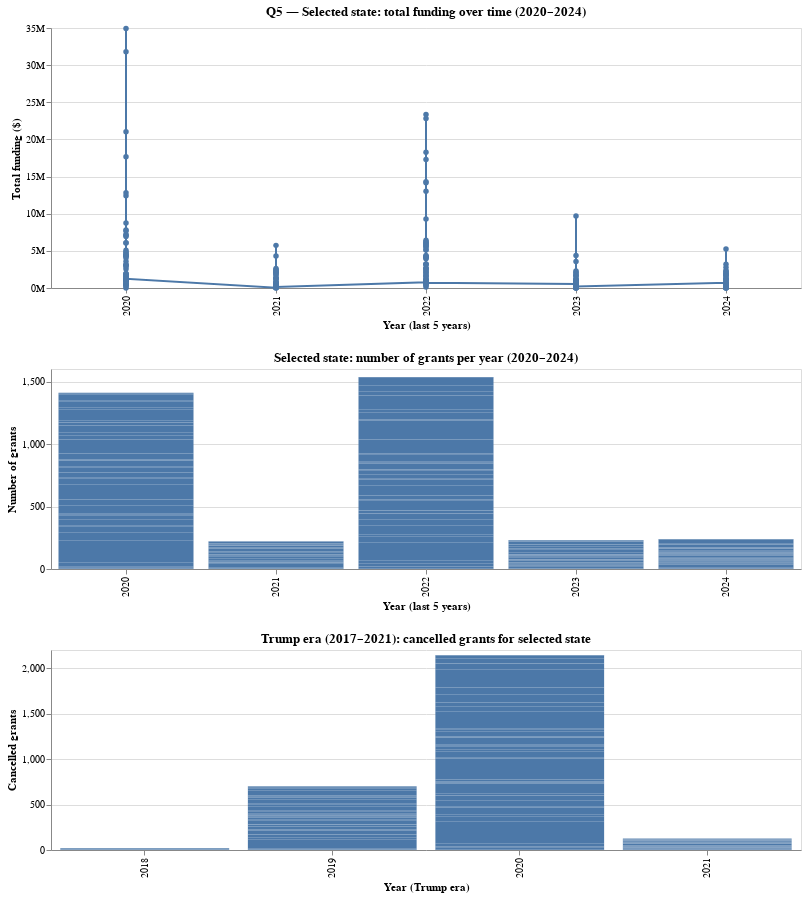

Notebook code for this chart:
### Code cell
(q5_amount_line & q5_count_bar & q5_cancelled)

### Figure 1 — Vega specification as saved in the notebook (floating-point values rounded to 4 significant figures; data arrays with more than 128 entries replaced by an {"elided": "..."} marker saying what was removed)
{"$schema": "https://vega.github.io/schema/vega/v5.json", "data": [{"name": "_server_source_0", "values": {"elided": "231 records"}}, {"name": "_server_source_1", "values": {"elided": "152 records"}}, {"name": "param_2_store"}, {"name": "source_0", "source": "_server_source_0", "transform": [{"type": "filter", "expr": "!length(data(\"param_2_store\")) || vlSelectionTest(\"param_2_store\", datum)"}, {"type": "project", "fields": ["grants_count", "state", "total_amount", "year"]}]}, {"name": "data_0", "source": "source_0", "transform": [{"type": "filter", "expr": "isValid(datum[\"total_amount\"]) && isFinite(+datum[\"total_amount\"])"}, {"type": "project", "fields": ["grants_count", "state", "total_amount", "year"]}]}, {"name": "data_1", "source": "source_0", "transform": [{"type": "stack", "field": "grants_count", "groupby": ["year"], "sort": {"field": [], "order": []}, "as": ["grants_count_start", "grants_count_end"], "offset": "zero"}, {"type": "filter", "expr": "isValid(datum[\"grants_count\"]) && isFinite(+datum[\"grants_count\"])"}, {"type": "project", "fields": ["grants_count", "grants_count_end", "grants_count_start", "state", "total_amount", "year"]}]}, {"name": "source_1", "source": "_server_source_1", "transform": [{"type": "filter", "expr": "!length(data(\"param_2_store\")) || vlSelectionTest(\"param_2_store\", datum)"}, {"type": "stack", "field": "cancelled_count", "groupby": ["year"], "sort": {"field": [], "order": []}, "as": ["cancelled_count_start", "cancelled_count_end"], "offset": "zero"}, {"type": "filter", "expr": "isValid(datum[\"cancelled_count\"]) && isFinite(+datum[\"cancelled_count\"])"}, {"type": "project", "fields": ["cancelled_amount", "cancelled_count", "cancelled_count_end", "cancelled_count_start", "state", "year"]}]}, {"name": "source_0_concat_0_x_domain_year_0", "source": "source_0", "transform": [{"type": "aggregate", "groupby": ["year"], "fields": [], "ops": [], "as": []}, {"type": "formula", "expr": "datum['year']", "as": "sort_field"}, {"type": "project", "fields": ["year"]}]}, {"name": "data_0_concat_0_x_domain_year_1", "source": "data_0", "transform": [{"type": "aggregate", "groupby": ["year"], "fields": [], "ops": [], "as": []}, {"type": "formula", "expr": "datum['year']", "as": "sort_field"}, {"type": "project", "fields": ["year"]}]}, {"name": "data_1_view_4_x_domain_year", "source": "data_1", "transform": [{"type": "aggregate", "groupby": ["year"], "fields": [], "ops": [], "as": []}, {"type": "formula", "expr": "datum['year']", "as": "sort_field"}, {"type": "project", "fields": ["year"]}]}, {"name": "source_1_view_5_x_domain_year", "source": "source_1", "transform": [{"type": "aggregate", "groupby": ["year"], "fields": [], "ops": [], "as": []}, {"type": "formula", "expr": "datum['year']", "as": "sort_field"}, {"type": "project", "fields": ["year"]}]}], "signals": [{"name": "concat_0_height", "value": 260}, {"name": "view_4_height", "value": 200}, {"name": "view_5_height", "value": 200}, {"name": "unit", "value": {}, "on": [{"events": "pointermove", "update": "isTuple(group()) ? group() : unit"}]}, {"name": "param_2_state", "value": null, "bind": {"input": "select", "options": ["AK", "AL", "AR", "AZ", "CA", "CO", "CT", "DC", "DE", "FL", "GA", "HI", "IA", "ID", "IL", "IN", "KS", "KY", "LA", "MA", "MD", "ME", "MI", "MN", "MO", "MS", "MT", "NC", "ND", "NE", "NH", "NJ", "NM", "NV", "NY", "OH", "OK", "OR", "PA", "PR", "RI", "SC", "SD", "TN", "TX", "UT", "VA", "VT", "WA", "WI", "WV", "WY"], "name": "State: "}}, {"name": "param_2", "update": "vlSelectionResolve(\"param_2_store\", \"union\", true, true)"}], "marks": [{"type": "group", "name": "concat_0_group", "encode": {"update": {"height": {"signal": "concat_0_height"}, "width": {"signal": "width"}}}, "signals": [{"name": "param_2_tuple", "update": "param_2_state !== null ? {fields: param_2_tuple_fields, values: [param_2_state]} : null"}, {"name": "param_2_tuple_fields", "value": [{"type": "E", "field": "state"}]}, {"name": "param_2_modify", "on": [{"events": {"signal": "param_2_tuple"}, "update": "modify(\"param_2_store\", param_2_tuple, true)"}]}], "marks": [{"type": "line", "name": "view_3_marks", "from": {"data": "source_0"}, "sort": {"field": "x"}, "encode": {"update": {"y": {"field": "total_amount", "scale": "concat_0_y"}, "stroke": {"value": "#4c78a8"}, "x": {"field": "year", "scale": "concat_0_x"}, "defined": {"signal": "isValid(datum[\"total_amount\"]) && isFinite(+datum[\"total_amount\"])"}, "tooltip": {"signal": "{\"state\": isValid(datum[\"state\"]) ? datum[\"state\"] : \"\"+datum[\"state\"], \"year\": isValid(datum[\"year\"]) ? datum[\"year\"] : \"\"+datum[\"year\"], \"Total funding ($)\": format(datum[\"total_amount\"], \",.0f\"), \"Number of grants\": format(datum[\"grants_count\"], \"\")}"}}}, "style": ["line"], "interactive": true}, {"type": "symbol", "name": "concat_0_layer_1_marks", "from": {"data": "data_0"}, "encode": {"update": {"fill": {"value": "#4c78a8"}, "x": {"field": "year", "scale": "concat_0_x"}, "opacity": {"value": 1}, "y": {"field": "total_amount", "scale": "concat_0_y"}, "tooltip": {"signal": "{\"state\": isValid(datum[\"state\"]) ? datum[\"state\"] : \"\"+datum[\"state\"], \"year\": isValid(datum[\"year\"]) ? datum[\"year\"] : \"\"+datum[\"year\"], \"Total funding ($)\": format(datum[\"total_amount\"], \",.0f\"), \"Number of grants\": format(datum[\"grants_count\"], \"\")}"}}}, "style": ["point"], "interactive": true}], "axes": [{"scale": "concat_0_y", "ticks": false, "tickCount": {"signal": "ceil(concat_0_height/40)"}, "aria": false, "maxExtent": 0, "minExtent": 0, "zindex": 0, "grid": true, "gridScale": "concat_0_x", "labels": false, "domain": false, "orient": "left"}, {"scale": "concat_0_x", "labelBaseline": "middle", "zindex": 0, "grid": false, "orient": "bottom", "labelAlign": "right", "labelAngle": 270, "title": "Year (last 5 years)"}, {"scale": "concat_0_y", "orient": "left", "zindex": 0, "format": "~s", "grid": false, "tickCount": {"signal": "ceil(concat_0_height/40)"}, "labelOverlap": true, "title": "Total funding ($)"}], "title": {"text": "Q5 — Selected state: total funding over time (2020–2024)", "frame": "group"}, "style": "cell"}, {"type": "group", "name": "view_4_group", "encode": {"update": {"width": {"signal": "width"}, "height": {"signal": "view_4_height"}}}, "signals": [{"name": "param_2_tuple", "update": "param_2_state !== null ? {fields: param_2_tuple_fields, values: [param_2_state]} : null"}, {"name": "param_2_tuple_fields", "value": [{"type": "E", "field": "state"}]}, {"name": "param_2_modify", "on": [{"events": {"signal": "param_2_tuple"}, "update": "modify(\"param_2_store\", param_2_tuple, true)"}]}], "marks": [{"type": "rect", "name": "view_4_marks", "from": {"data": "data_1"}, "encode": {"update": {"fill": {"value": "#4c78a8"}, "width": {"signal": "max(0.25, bandwidth('view_4_x'))"}, "x": {"field": "year", "scale": "view_4_x"}, "tooltip": {"signal": "{\"state\": isValid(datum[\"state\"]) ? datum[\"state\"] : \"\"+datum[\"state\"], \"year\": isValid(datum[\"year\"]) ? datum[\"year\"] : \"\"+datum[\"year\"], \"Number of grants\": format(datum[\"grants_count\"], \"\"), \"Total funding ($)\": format(datum[\"total_amount\"], \",.0f\")}"}, "y2": {"field": "grants_count_start", "scale": "view_4_y"}, "y": {"field": "grants_count_end", "scale": "view_4_y"}}}, "interactive": true, "style": ["bar"]}], "axes": [{"scale": "view_4_y", "tickCount": {"signal": "ceil(view_4_height/40)"}, "grid": true, "labels": false, "orient": "left", "zindex": 0, "gridScale": "view_4_x", "maxExtent": 0, "minExtent": 0, "aria": false, "domain": false, "ticks": false}, {"scale": "view_4_x", "labelBaseline": "middle", "grid": false, "labelAngle": 270, "labelAlign": "right", "zindex": 0, "orient": "bottom", "title": "Year (last 5 years)"}, {"scale": "view_4_y", "title": "Number of grants", "zindex": 0, "grid": false, "labelOverlap": true, "orient": "left", "tickCount": {"signal": "ceil(view_4_height/40)"}}], "title": {"text": "Selected state: number of grants per year (2020–2024)", "frame": "group"}, "style": "cell"}, {"type": "group", "name": "view_5_group", "encode": {"update": {"width": {"signal": "width"}, "height": {"signal": "view_5_height"}}}, "signals": [{"name": "param_2_tuple", "update": "param_2_state !== null ? {fields: param_2_tuple_fields, values: [param_2_state]} : null"}, {"name": "param_2_tuple_fields", "value": [{"type": "E", "field": "state"}]}, {"name": "param_2_modify", "on": [{"events": {"signal": "param_2_tuple"}, "update": "modify(\"param_2_store\", param_2_tuple, true)"}]}], "marks": [{"type": "rect", "name": "view_5_marks", "from": {"data": "source_1"}, "encode": {"update": {"width": {"signal": "max(0.25, bandwidth('view_5_x'))"}, "y": {"field": "cancelled_count_end", "scale": "view_5_y"}, "fill": {"value": "#4c78a8"}, "tooltip": {"signal": "{\"state\": isValid(datum[\"state\"]) ? datum[\"state\"] : \"\"+datum[\"state\"], \"year\": isValid(datum[\"year\"]) ? datum[\"year\"] : \"\"+datum[\"year\"], \"Cancelled grants\": format(datum[\"cancelled_count\"], \"\"), \"Cancelled amount ($)\": format(datum[\"cancelled_amount\"], \",.0f\")}"}, "y2": {"field": "cancelled_count_start", "scale": "view_5_y"}, "x": {"field": "year", "scale": "view_5_x"}}}, "style": ["bar"], "interactive": true}], "axes": [{"scale": "view_5_y", "labels": false, "domain": false, "orient": "left", "gridScale": "view_5_x", "grid": true, "tickCount": {"signal": "ceil(view_5_height/40)"}, "minExtent": 0, "aria": false, "maxExtent": 0, "ticks": false, "zindex": 0}, {"scale": "view_5_x", "orient": "bottom", "grid": false, "labelAngle": 270, "labelBaseline": "middle", "zindex": 0, "title": "Year (Trump era)", "labelAlign": "right"}, {"scale": "view_5_y", "orient": "left", "tickCount": {"signal": "ceil(view_5_height/40)"}, "grid": false, "title": "Cancelled grants", "labelOverlap": true, "zindex": 0}], "title": {"text": "Trump era (2017–2021): cancelled grants for selected state", "frame": "group"}, "style": "cell"}], "scales": [{"name": "concat_0_x", "type": "point", "domain": {"fields": [{"data": "source_0_concat_0_x_domain_year_0", "field": "year"}, {"data": "data_0_concat_0_x_domain_year_1", "field": "year"}], "sort": true}, "range": [0, {"signal": "width"}], "padding": 0.5}, {"name": "concat_0_y", "type": "linear", "domain": {"fields": [{"data": "source_0", "field": "total_amount"}, {"data": "data_0", "field": "total_amount"}]}, "range": [{"signal": "concat_0_height"}, 0], "nice": true, "zero": true}, {"name": "view_4_x", "type": "band", "domain": {"data": "data_1_view_4_x_domain_year", "field": "year", "sort": true}, "range": [0, {"signal": "width"}], "paddingInner": 0.1, "paddingOuter": 0.05}, {"name": "view_4_y", "type": "linear", "domain": {"data": "data_1", "fields": ["grants_count_start", "grants_count_end"]}, "range": [{"signal": "view_4_height"}, 0], "zero": true, "nice": true}, {"name": "view_5_x", "type": "band", "domain": {"data": "source_1_view_5_x_domain_year", "field": "year", "sort": true}, "range": [0, {"signal": "width"}], "paddingInner": 0.1, "paddingOuter": 0.05}, {"name": "view_5_y", "type": "linear", "domain": {"data": "source_1", "fields": ["cancelled_count_start", "cancelled_count_end"]}, "range": [{"signal": "view_5_height"}, 0], "zero": true, "nice": true}], "layout": {"padding": 20, "columns": 1, "bounds": "full", "align": "each"}, "padding": 5, "background": "white", "width": 750}
